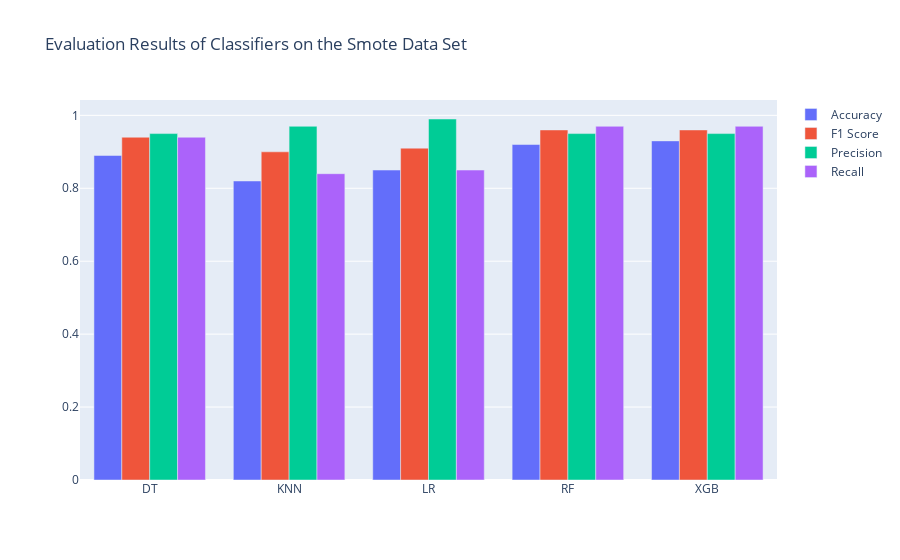

The code cell stored with this chart in its notebook:
### Markdown cell above
### Evaluation of Classifiers

### Code cell
import plotly.graph_objects as go
Classifiers =['DT','KNN','LR','RF','XGB']
fig = go.Figure(data=[
 go.Bar(name='Accuracy', x=Classifiers, y=[0.89, 0.82, 0.85, 0.92, 0.93]),
 go.Bar(name='F1 Score', x=Classifiers, y=[0.94, 0.90, 0.91, 0.96, 0.96]),
 go.Bar(name='Precision', x=Classifiers, y=[0.95, 0.97, 0.99, 0.95, 0.95]),
 go.Bar(name='Recall', x=Classifiers, y=[0.94, 0.84, 0.85, 0.97, 0.97]),
])
# Change the bar mode
fig.update_layout(barmode='group')
fig.update_layout(title='Evaluation Results of Classifiers on the Smote Data Set')
fig.show()

### Figure 1 — Plotly figure (JSON) as saved in the notebook; plotly's stock layout.template omitted (floating-point values rounded to 4 significant figures)
{"data": [{"name": "Accuracy", "type": "bar", "x": ["DT", "KNN", "LR", "RF", "XGB"], "y": [0.89, 0.82, 0.85, 0.92, 0.93]}, {"name": "F1 Score", "type": "bar", "x": ["DT", "KNN", "LR", "RF", "XGB"], "y": [0.94, 0.9, 0.91, 0.96, 0.96]}, {"name": "Precision", "type": "bar", "x": ["DT", "KNN", "LR", "RF", "XGB"], "y": [0.95, 0.97, 0.99, 0.95, 0.95]}, {"name": "Recall", "type": "bar", "x": ["DT", "KNN", "LR", "RF", "XGB"], "y": [0.94, 0.84, 0.85, 0.97, 0.97]}], "layout": {"barmode": "group", "title": {"text": "Evaluation Results of Classifiers on the Smote Data Set"}}}
